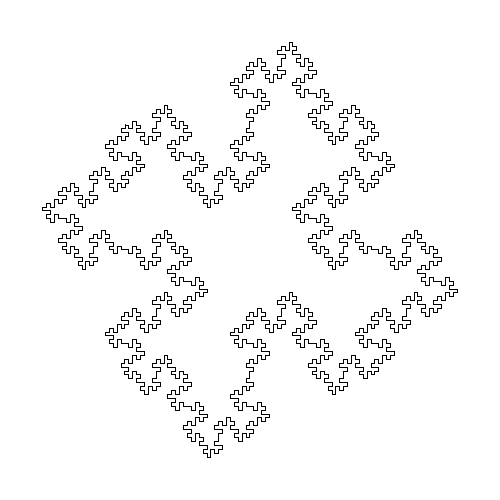
Frame 1 (no input)
Frame 60 (the mouse pressed at the canvas centre just before this capture): identical to frame 1, image omitted
Frame 120 (the mouse held since frame 60 and released just before this capture): identical to frame 1, image omitted

The Processing sketch that drew this single still picture (run headless with seeded random() and noise(); from frame 60 on, the mouse is pressed at the canvas centre):

// Processing sketch: sketch_251121a
// ── sketch_251121a.pde
// Henry Wrede Black
// Intro to L-Systems - Quadratic Koch Island

void setup() {
  size(500, 500);
}
void draw() {
  background(255);
  
  QuadKoch(125, 125, 250, 3);
  
}
// Drawing function for the F production rule
void drawF(int depth, float len) {
  if (depth == 0) {
    // do the 'F' action - draw line, move turtle
    line(0, 0, len, 0);
    translate(len, 0);
  } else {
    // otherwise, do what the rule states: F+F-F-FF+F+F-F
    drawF(depth-1, len/4);
    rotate(radians(90));
    drawF(depth-1, len/4);
    rotate(radians(-90));
    drawF(depth-1, len/4);
    rotate(radians(-90));
    drawF(depth-1, len/4);
    drawF(depth-1, len/4);
    rotate(radians(90));
    drawF(depth-1, len/4);
    rotate(radians(90));
    drawF(depth-1, len/4);
    rotate(radians(-90));
    drawF(depth-1, len/4);
  }
}
// Generator - drawing function for the whole fractal
void QuadKoch ( int x, int y, float len, int depth) {
  pushMatrix();
  
  // set up initial position and orientation -
  // turtle should start at the upper left corner of the 
  // initial quad, facing right
  translate(x, y);
  rotate(radians(0)); // turtle is facing right
  
  // generator: F+F+F+
  drawF(depth, len);
  rotate(radians(90));
  drawF(depth, len);
  rotate(radians(90));
  drawF(depth, len);
  rotate(radians(90));
  drawF(depth, len);
  rotate(radians(90));
  
  popMatrix();
}
